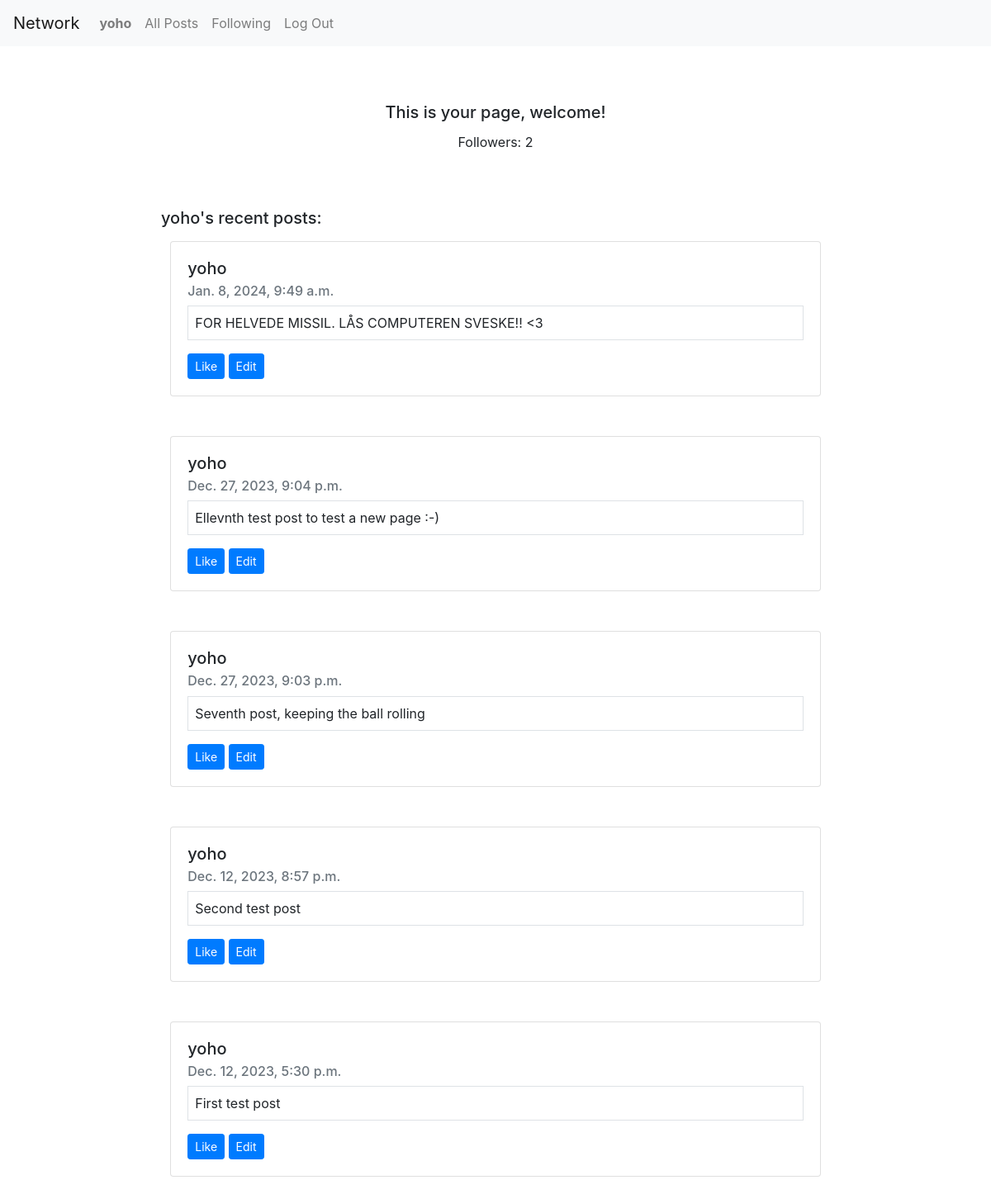
Screenshot of /profile/yoho/ (signed in) with the database file from the repository.
### network/models.py (models this page shows, shortened)
class User(AbstractUser):
    pass

class NewPost(models.Model):
    user = models.ForeignKey(User, on_delete=models.CASCADE, related_name="new_posts")
    post_text = models.TextField(max_length=250)
    date = models.DateTimeField(auto_now_add=True)

### network/views.py (the view)
# urls.py: path("profile/<str:profile_username>/", views.profile, name="profile")
def profile(request, profile_username):
    user = request.user
    visited_profile = User.objects.get(username=profile_username)
    posts = NewPost.objects.filter(user_id=visited_profile.id).order_by("-date")
    profile = Profile.objects.get(user_id=visited_profile.id)
    my_profile = Profile.objects.get(user_id=user.id)
    if request.method == "POST":
        if profile.followed_by.filter(id=my_profile.id).exists():
            profile.followed_by.remove(my_profile)
        else:
            profile.followed_by.add(my_profile)
        return HttpResponseRedirect(reverse("profile", args=(profile_username,)))
    following_bool = profile.followed_by.filter(id=my_profile.id).exists()
    followers_no = profile.followed_by.all().count()
    return render(request, "network/profile.html", {
        'posts': posts,
        'profile': visited_profile,
        'following_bool': following_bool,
        'followers_no': followers_no
    })

### network/templates/network/profile.html (shortened to what this page needs)
{% extends "network/layout.html" %}
{% load static %}
{% block body %}
    <div class="container">
        {% if user.is_authenticated %}
            <div class="my-5 text-center">
                <div class="card-body">
                    {% if user.id != profile.id %}
                        <h5 class="card-title">Welcome to {{ profile }}'s page!</h5>
                    {% else %}
                        <h5 class="card-title">This is your page, welcome!</h5>
                    {% endif %}
                    <p class="card-text" class="text-muted"> Followers: {{ followers_no }} </p>
                </div>
            </div>
            <div class="container">
                <div class="mx-auto w-75 mb-3" style="width: 18rem;">
                    <h5 class="card-title">{{ profile }}'s recent posts:</h5>
                </div>
                <div class="container">
                    {% for post in posts %}
                        <div class="card mx-auto w-75 mb-5" style="width: 18rem;">
                            <div class="card-body posts" id="post-{{ post.id }}">
                                <h5 class="card-title"><a href="{% url 'profile' post.user %}" class="text-reset text-decoration-none">{{ post.user }}</a></h5>
                                <h6 class="card-subtitle mb-2 text-muted">{{ post.date }}</h6>
                                <p class="card-text border p-2" id="post-text">{{ post.post_text }}</p>
                                <button type="button" class="btn btn-primary btn-sm" id="like">Like</button>
                                {% if post.user == user %}
                                    <button type="button" class="edit btn btn-primary btn-sm" id="edit">Edit</button>
                                {% endif %}
                            </div>
                        </div>
                    {% endfor %}
                </div>
            </div>
        {% else %}
            <div>You're currently not loggeed in. <a href="{% url 'login' %}">Login</a></div>
        {% endif %}
    </div>
{% endblock %}

### network/templates/network/layout.html (shortened to what this page needs)
{% load static %}
<!DOCTYPE html>
<html lang="en">
    <head>
        <link rel="stylesheet" href="https://stackpath.bootstrapcdn.com/bootstrap/4.4.1/css/bootstrap.min.css">
        <link href="{% static 'network/styles.css' %}" rel="stylesheet">
    </head>
    <body>
        <nav class="navbar navbar-expand-lg navbar-light bg-light">
            <a class="navbar-brand" href="#">Network</a>
            <div>
              <ul class="navbar-nav mr-auto">
                {% if user.is_authenticated %}
                    <li class="nav-item">
                        <a class="nav-link" href="{% url 'profile' user.username %}"><strong>{{ user.username }}</strong></a>
                    </li>
                {% endif %}
                <li class="nav-item">
                  <a class="nav-link" href="{% url 'index' %}">All Posts</a>
                </li>
                {% if user.is_authenticated %}
                    <li class="nav-item">
                        <a class="nav-link" href="{% url 'following' %}">Following</a>
                    </li>
                    <li class="nav-item">
                        <a class="nav-link" href="{% url 'logout' %}">Log Out</a>
                    </li>
                {% endif %}
              </ul>
            </div>
          </nav>
        <div class="body">
            {% block body %}
            {% endblock %}
        </div>
    </body>
</html>

### rows the page displays
User: username "yoho"
NewPost: user "yoho", date "Jan. 8, 2024, 9:49 a.m.", post_text "FOR HELVEDE MISSIL. LÅS COMPUTEREN SVESKE!! <3", shows "Edit"
NewPost: user "yoho", date "Dec. 27, 2023, 9:04 p.m.", post_text "Ellevnth test post to test a new page :-)", shows "Edit"
NewPost: user "yoho", date "Dec. 27, 2023, 9:03 p.m.", post_text "Seventh post, keeping the ball rolling", shows "Edit"
NewPost: user "yoho", date "Dec. 12, 2023, 8:57 p.m.", post_text "Second test post", shows "Edit"
NewPost: user "yoho", date "Dec. 12, 2023, 5:30 p.m.", post_text "First test post", shows "Edit"

### other values shown
{{ followers_no }} "2"
